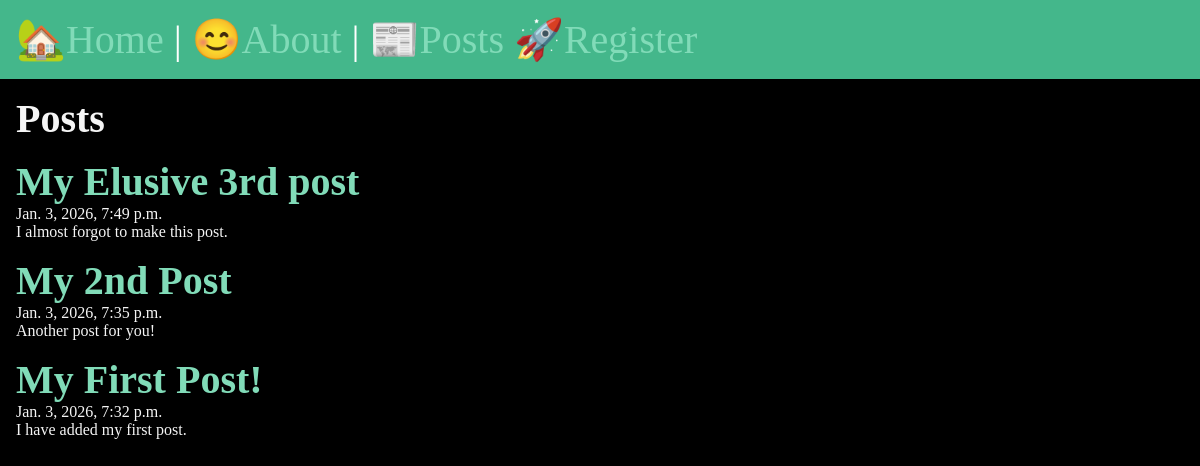
/posts/, run on an earlier commit of the app's database.
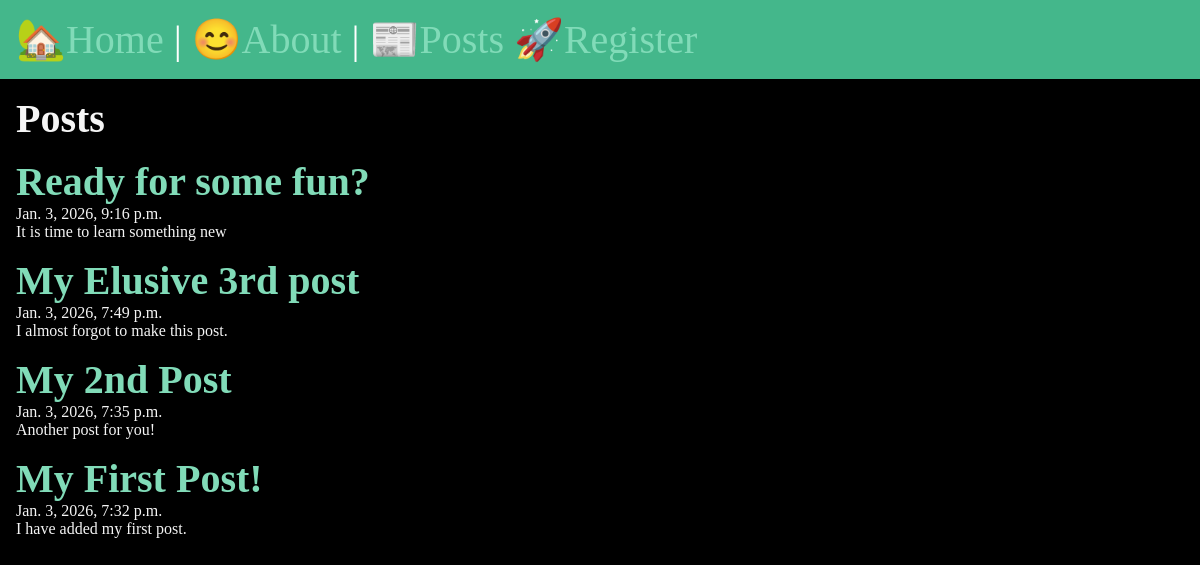
And on a later commit of the database.
### posts/models.py (models this page shows, shortened)
class Post(models.Model):
    title = models.CharField(max_length=75)
    body = models.TextField()
    slug = models.SlugField()
    date = models.DateTimeField(auto_now_add=True)
    banner = models.ImageField(default='fallback.png', blank=True)

### posts/views.py (the view)
# urls.py: path('', views.posts_list, name="list"),
def posts_list(request):
    posts = Post.objects.all().order_by('-date')
    return render(request, 'posts/posts_list.html', {'posts': posts})

### posts/templates/posts/posts_list.html (shortened to what this page needs)
{% extends "layout.html" %}
{% block content %}
    <section>
        <h1>Posts</h1>
        {% for post in posts %}
            <article class = "post">
                <h2>
                    <a href="{% url 'posts:page' slug=post.slug %}">
                        {{ post.title }}
                    </a>
                </h2>
                <p>{{ post.date }}</p>
                <p>{{ post.body }}</p>
            </article>
        {% endfor %}
    </section>
{% endblock %}

What changed in the data, as far as the page shows it:
added Post: title "Ready for some fun?", date "Jan. 3, 2026, 9:16 p.m.", body "It is time to learn something new"
